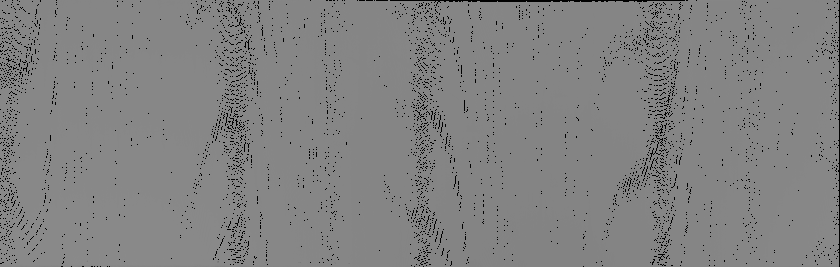
#> input picture radius_image.tiff, 840 x 267 px, found by its file name
$ python load_tiff_and_repair.py
#> lines starting #> are read from the running program, lines starting #| are printed output that depends on the picture
import numpy as np
import cv2
import Vision.VisionTools as vt
from skimage import io

radial_map_float = io.imread(r"C:\Projects\Umicore_SW_Old1\out\build\x64-Release\radius_image.tiff")
#> radial_map_float is the input picture: shape (267, 840) float32; min 0, max 138.3, mean 130.2
radial_map_holes = radial_map_float == 0
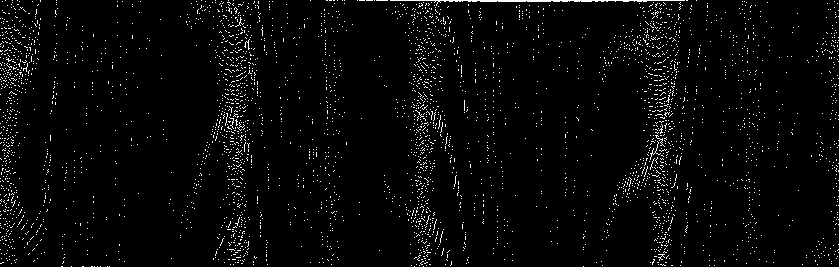
#> radial_map_holes: shape (267, 840) bool; 3.1% white in thin lines or dots
#> (the run stopped early here; a loop or call above may not have finished)
